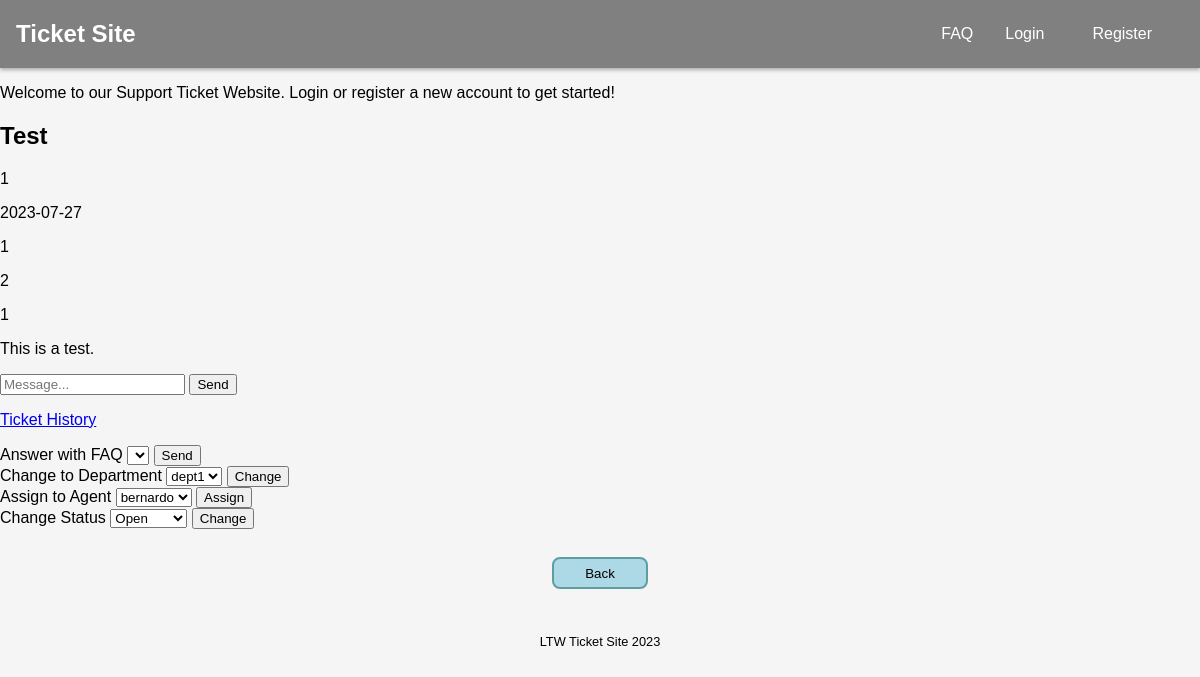
/pages/ticket.php?id=1, run on the app's committed database.
### tables this page shows
CREATE TABLE tickets (
    id INTEGER PRIMARY KEY AUTOINCREMENT,
    subject TEXT NOT NULL,
    content TEXT,
    created DATE NOT NULL,
    updated DATE,
    submitter_id INTEGER NOT NULL,
    assignee_id INTEGER,
    department_id INTEGER,
    status_id INTEGER NOT NULL,
    FOREIGN KEY (submitter_id) REFERENCES users(id),
    FOREIGN KEY (assignee_id) REFERENCES users(id),
    FOREIGN KEY (department_id) REFERENCES departments(id),
    FOREIGN KEY (status_id) REFERENCES status(id)
);

### database/classes/ticket.class.php (called while the page is built, shortened)
<?php
    require_once('department.class.php');
    class Ticket {
        public function __construct(int $id, string $subject, ?string $content, string $created, ?string $updated, int $submitter_id,
                                    ?int $assignee_id, $department_id, int $status_id) {
            $this->id = $id;
            $this->subject = $subject;
            $this->content = $content;
            $this->created = $created;
            $this->submitter_id = $submitter_id;
            $this->assignee_id = $assignee_id;
            $this->department_id = $department_id === "" ? null : $department_id;
            $this->status_id = $status_id;
        }
        static function getTicket(PDO $db, int $id) : ?Ticket {
            $stmt = $db->prepare('SELECT * FROM tickets WHERE id = ?');
            $stmt->execute(array($id));
            $ticket = $stmt->fetch();
            if($ticket){
                return new Ticket($ticket['id'], $ticket['subject'], $ticket['content'],
                                    $ticket['created'], $ticket['updated'],
                                    $ticket['submitter_id'], $ticket['assignee_id'],
                                    $ticket['department_id'], $ticket['status_id']);
            }
            else return null;
        }
    }
?>

### database/classes/department.class.php (called while the page is built, shortened)
<?php
    class Department {
        public function __construct(int $id, string $name) {
            $this->id = $id;
            $this->name = $name;
        }
        static function getDepartments(PDO $db) : array {
            $stmt = $db->prepare('SELECT * FROM departments');
            $stmt->execute();
            $departments = array();
            while ($department = $stmt->fetch()){
                $departments[] = new Department($department['id'], $department['name']);
            }
            return $departments;
        }
    }
?>

### database/classes/user.class.php (called while the page is built, shortened)
<?php
    class User {
        public function __construct(int $id, string $username, string $email, int $role){
            $this->id = $id;
            $this->username = $username;
        }
        static function getAgents(PDO $db) : array {
            $stmt = $db->prepare('SELECT * FROM users WHERE role_id < 3');
            $stmt->execute();
            $agents = array();
            while($agent = $stmt->fetch()){
                $agents[] = new User($agent['id'], $agent['username'], $agent['email'], $agent['role_id']);
            }
            return $agents;
        }
    }
?>

### database/classes/status.class.php (called while the page is built, shortened)
<?php
    class Status {
        public function __construct(int $id, string $name){
            $this->id = $id;
            $this->name = $name;
        }
        static function getAllStatus(PDO $db) : array {
            $stmt = $db->prepare('SELECT * FROM status');
            $stmt->execute();
            $statuses = array();
            while($status = $stmt->fetch()){
                $statuses[] = new Status($status['id'], $status['name']);
            }
            return $statuses;
        }
    }
?>

### templates/ticket.tpl.php (the view, shortened to what this page needs)
<?php function drawTicketInfo(Ticket $ticket) { ?>
    <h2><?=$ticket->subject?></h2>
    <p><?=$ticket->submitter_id?></p>
    <p><?=$ticket->created?></p>
    <p><?=$ticket->department_id?></p>
    <p><?=$ticket->status_id?></p>
    <p><?=$ticket->assignee_id?></p>
    <p><?=$ticket->content?></p>
<?php } ?>
<?php function drawTicketInquirySection(Ticket $ticket, array $inquiries) { ?>
    <form action="../actions/action_submit_inquiry.php?id=<?=$ticket->id?>" method="POST">
        <input type="text" name="inquiry" placeholder="Message..." required>
        <button type="submit" name="submit_inquiry">Send</button>
    </form>
<?php } ?>
<?php function drawAgentTicketTools(Ticket $ticket, array $departments, array $agents, array $faqs, array $statuses) { ?>
    <p><a href='../pages/tickethistory.php?id=<?=$ticket->id?>'>Ticket History</a></p>
    <form action="../actions/action_answer_faq.php?id=<?=$ticket->id?>" method="POST">
        <label>
            Answer with FAQ
            <select name="faq">
            </select>
            <button type="submit" name="submit_faq_inquiry">Send</button>
        </label>
    </form>
    <form action="../actions/action_change_department.php?id=<?=$ticket->id?>" method="POST">
        <label>
            Change to Department
            <select name="department">
                <?php foreach($departments as $dept) { ?>
                    <option value="<?=$dept->id?>"><?=$dept->name?></option>
                <?php } ?>
            </select>
            <button type="submit" name="submit_dept_change">Change</button>
        </label>
    </form>
    <form action="../actions/action_assign_agent.php?id=<?=$ticket->id?>" method="POST">
        <label>
            Assign to Agent
            <select name="agent">
                <?php foreach($agents as $agent) { ?>
                    <option value="<?=$agent->id?>"><?=$agent->username?></option>
                <?php } ?>
            </select>
            <button type="submit" name="submit_agent_assign">Assign</button>
        </label>
    </form>
    <form action="../actions/action_change_status.php?id=<?=$ticket->id?>" method="POST">
        <label>
            Change Status
            <select name="status">
                <?php foreach($statuses as $status) { ?>
                    <option value="<?=$status->id?>"><?=$status->name?></option>
                <?php } ?>
            </select>
        </label>
        <button type="submit" name="submit_status_change">Change</button>
    </form>
<?php } ?>

### css/style.css (style rules this page uses)
body { font-family: Arial, Helvetica, sans-serif; background-color: whitesmoke; margin: 0; padding: 0; }

### data on the page
tickets: subject "Test", submitter "1", created "2023-07-27", department "1", status "2", assignee "1", content "This is a test."

### other printed values
$text "Back"
form field department "dept1"
form field agent "bernardo"
form field status "Open"
